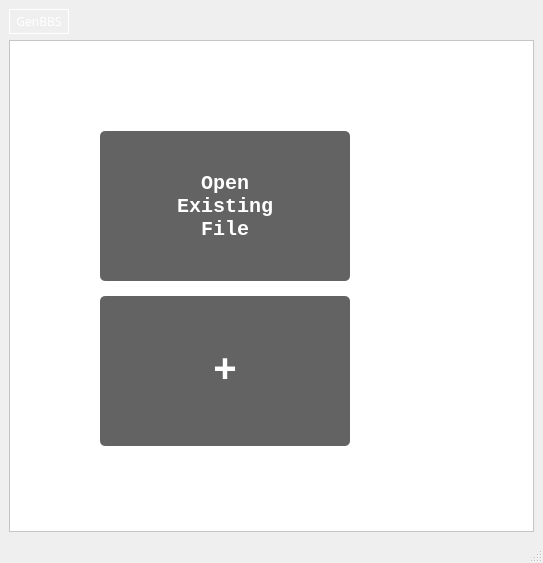
<?xml version="1.0" encoding="UTF-8"?>
<ui version="4.0">
 <class>MainWindow</class>
 <widget class="QMainWindow" name="MainWindow">
  <property name="geometry">
   <rect>
    <x>0</x>
    <y>0</y>
    <width>543</width>
    <height>563</height>
   </rect>
  </property>
  <property name="font">
   <font>
    <strikeout>false</strikeout>
   </font>
  </property>
  <property name="windowTitle">
   <string>MainWindow</string>
  </property>
  <widget class="QWidget" name="centralwidget">
   <property name="sizePolicy">
    <sizepolicy hsizetype="Minimum" vsizetype="Minimum">
     <horstretch>0</horstretch>
     <verstretch>0</verstretch>
    </sizepolicy>
   </property>
   <layout class="QVBoxLayout" name="verticalLayout_2">
    <item>
     <widget class="QLabel" name="logo">
      <property name="enabled">
       <bool>true</bool>
      </property>
      <property name="sizePolicy">
       <sizepolicy hsizetype="Fixed" vsizetype="Fixed">
        <horstretch>0</horstretch>
        <verstretch>0</verstretch>
       </sizepolicy>
      </property>
      <property name="minimumSize">
       <size>
        <width>0</width>
        <height>25</height>
       </size>
      </property>
      <property name="maximumSize">
       <size>
        <width>60</width>
        <height>30</height>
       </size>
      </property>
      <property name="palette">
       <palette>
        <active>
         <colorrole role="WindowText">
          <brush brushstyle="SolidPattern">
           <color alpha="255">
            <red>255</red>
            <green>255</green>
            <blue>255</blue>
           </color>
          </brush>
         </colorrole>
         <colorrole role="Button">
          <brush brushstyle="SolidPattern">
           <color alpha="255">
            <red>170</red>
            <green>0</green>
            <blue>0</blue>
           </color>
          </brush>
         </colorrole>
         <colorrole role="Light">
          <brush brushstyle="SolidPattern">
           <color alpha="255">
            <red>255</red>
            <green>0</green>
            <blue>0</blue>
           </color>
          </brush>
         </colorrole>
         <colorrole role="Midlight">
          <brush brushstyle="SolidPattern">
           <color alpha="255">
            <red>212</red>
            <green>0</green>
            <blue>0</blue>
           </color>
          </brush>
         </colorrole>
         <colorrole role="Dark">
          <brush brushstyle="SolidPattern">
           <color alpha="255">
            <red>85</red>
            <green>0</green>
            <blue>0</blue>
           </color>
          </brush>
         </colorrole>
         <colorrole role="Mid">
          <brush brushstyle="SolidPattern">
           <color alpha="255">
            <red>113</red>
            <green>0</green>
            <blue>0</blue>
           </color>
          </brush>
         </colorrole>
         <colorrole role="Text">
          <brush brushstyle="SolidPattern">
           <color alpha="255">
            <red>255</red>
            <green>255</green>
            <blue>255</blue>
           </color>
          </brush>
         </colorrole>
         <colorrole role="BrightText">
          <brush brushstyle="SolidPattern">
           <color alpha="255">
            <red>255</red>
            <green>255</green>
            <blue>255</blue>
           </color>
          </brush>
         </colorrole>
         <colorrole role="ButtonText">
          <brush brushstyle="SolidPattern">
           <color alpha="255">
            <red>255</red>
            <green>255</green>
            <blue>255</blue>
           </color>
          </brush>
         </colorrole>
         <colorrole role="Base">
          <brush brushstyle="SolidPattern">
           <color alpha="255">
            <red>255</red>
            <green>255</green>
            <blue>255</blue>
           </color>
          </brush>
         </colorrole>
         <colorrole role="Window">
          <brush brushstyle="SolidPattern">
           <color alpha="255">
            <red>170</red>
            <green>0</green>
            <blue>0</blue>
           </color>
          </brush>
         </colorrole>
         <colorrole role="Shadow">
          <brush brushstyle="SolidPattern">
           <color alpha="255">
            <red>0</red>
            <green>0</green>
            <blue>0</blue>
           </color>
          </brush>
         </colorrole>
         <colorrole role="AlternateBase">
          <brush brushstyle="SolidPattern">
           <color alpha="255">
            <red>212</red>
            <green>127</green>
            <blue>127</blue>
           </color>
          </brush>
         </colorrole>
         <colorrole role="ToolTipBase">
          <brush brushstyle="SolidPattern">
           <color alpha="255">
            <red>255</red>
            <green>255</green>
            <blue>220</blue>
           </color>
          </brush>
         </colorrole>
         <colorrole role="ToolTipText">
          <brush brushstyle="SolidPattern">
           <color alpha="255">
            <red>0</red>
            <green>0</green>
            <blue>0</blue>
           </color>
          </brush>
         </colorrole>
         <colorrole role="PlaceholderText">
          <brush brushstyle="SolidPattern">
           <color alpha="127">
            <red>0</red>
            <green>0</green>
            <blue>0</blue>
           </color>
          </brush>
         </colorrole>
         <colorrole role="Accent">
          <brush brushstyle="SolidPattern">
           <color alpha="255">
            <red>255</red>
            <green>255</green>
            <blue>255</blue>
           </color>
          </brush>
         </colorrole>
        </active>
        <inactive>
         <colorrole role="WindowText">
          <brush brushstyle="SolidPattern">
           <color alpha="255">
            <red>255</red>
            <green>255</green>
            <blue>255</blue>
           </color>
          </brush>
         </colorrole>
         <colorrole role="Button">
          <brush brushstyle="SolidPattern">
           <color alpha="255">
            <red>170</red>
            <green>0</green>
            <blue>0</blue>
           </color>
          </brush>
         </colorrole>
         <colorrole role="Light">
          <brush brushstyle="SolidPattern">
           <color alpha="255">
            <red>255</red>
            <green>0</green>
            <blue>0</blue>
           </color>
          </brush>
         </colorrole>
         <colorrole role="Midlight">
          <brush brushstyle="SolidPattern">
           <color alpha="255">
            <red>212</red>
            <green>0</green>
            <blue>0</blue>
           </color>
          </brush>
         </colorrole>
         <colorrole role="Dark">
          <brush brushstyle="SolidPattern">
           <color alpha="255">
            <red>85</red>
            <green>0</green>
            <blue>0</blue>
           </color>
          </brush>
         </colorrole>
         <colorrole role="Mid">
          <brush brushstyle="SolidPattern">
           <color alpha="255">
            <red>113</red>
            <green>0</green>
            <blue>0</blue>
           </color>
          </brush>
         </colorrole>
         <colorrole role="Text">
          <brush brushstyle="SolidPattern">
           <color alpha="255">
            <red>255</red>
            <green>255</green>
            <blue>255</blue>
           </color>
          </brush>
         </colorrole>
         <colorrole role="BrightText">
          <brush brushstyle="SolidPattern">
           <color alpha="255">
            <red>255</red>
            <green>255</green>
            <blue>255</blue>
           </color>
          </brush>
         </colorrole>
         <colorrole role="ButtonText">
          <brush brushstyle="SolidPattern">
           <color alpha="255">
            <red>255</red>
            <green>255</green>
            <blue>255</blue>
           </color>
          </brush>
         </colorrole>
         <colorrole role="Base">
          <brush brushstyle="SolidPattern">
           <color alpha="255">
            <red>255</red>
            <green>255</green>
            <blue>255</blue>
           </color>
          </brush>
         </colorrole>
         <colorrole role="Window">
          <brush brushstyle="SolidPattern">
           <color alpha="255">
            <red>170</red>
            <green>0</green>
            <blue>0</blue>
           </color>
          </brush>
         </colorrole>
         <colorrole role="Shadow">
          <brush brushstyle="SolidPattern">
           <color alpha="255">
            <red>0</red>
            <green>0</green>
            <blue>0</blue>
           </color>
          </brush>
         </colorrole>
         <colorrole role="AlternateBase">
          <brush brushstyle="SolidPattern">
           <color alpha="255">
            <red>212</red>
            <green>127</green>
            <blue>127</blue>
           </color>
          </brush>
         </colorrole>
         <colorrole role="ToolTipBase">
          <brush brushstyle="SolidPattern">
           <color alpha="255">
            <red>255</red>
            <green>255</green>
            <blue>220</blue>
           </color>
          </brush>
         </colorrole>
         <colorrole role="ToolTipText">
          <brush brushstyle="SolidPattern">
           <color alpha="255">
            <red>0</red>
            <green>0</green>
            <blue>0</blue>
           </color>
          </brush>
         </colorrole>
         <colorrole role="PlaceholderText">
          <brush brushstyle="SolidPattern">
           <color alpha="127">
            <red>0</red>
            <green>0</green>
            <blue>0</blue>
           </color>
          </brush>
         </colorrole>
         <colorrole role="Accent">
          <brush brushstyle="SolidPattern">
           <color alpha="255">
            <red>255</red>
            <green>255</green>
            <blue>255</blue>
           </color>
          </brush>
         </colorrole>
        </inactive>
        <disabled>
         <colorrole role="WindowText">
          <brush brushstyle="SolidPattern">
           <color alpha="255">
            <red>85</red>
            <green>0</green>
            <blue>0</blue>
           </color>
          </brush>
         </colorrole>
         <colorrole role="Button">
          <brush brushstyle="SolidPattern">
           <color alpha="255">
            <red>170</red>
            <green>0</green>
            <blue>0</blue>
           </color>
          </brush>
         </colorrole>
         <colorrole role="Light">
          <brush brushstyle="SolidPattern">
           <color alpha="255">
            <red>255</red>
            <green>0</green>
            <blue>0</blue>
           </color>
          </brush>
         </colorrole>
         <colorrole role="Midlight">
          <brush brushstyle="SolidPattern">
           <color alpha="255">
            <red>212</red>
            <green>0</green>
            <blue>0</blue>
           </color>
          </brush>
         </colorrole>
         <colorrole role="Dark">
          <brush brushstyle="SolidPattern">
           <color alpha="255">
            <red>85</red>
            <green>0</green>
            <blue>0</blue>
           </color>
          </brush>
         </colorrole>
         <colorrole role="Mid">
          <brush brushstyle="SolidPattern">
           <color alpha="255">
            <red>113</red>
            <green>0</green>
            <blue>0</blue>
           </color>
          </brush>
         </colorrole>
         <colorrole role="Text">
          <brush brushstyle="SolidPattern">
           <color alpha="255">
            <red>85</red>
            <green>0</green>
            <blue>0</blue>
           </color>
          </brush>
         </colorrole>
         <colorrole role="BrightText">
          <brush brushstyle="SolidPattern">
           <color alpha="255">
            <red>255</red>
            <green>255</green>
            <blue>255</blue>
           </color>
          </brush>
         </colorrole>
         <colorrole role="ButtonText">
          <brush brushstyle="SolidPattern">
           <color alpha="255">
            <red>85</red>
            <green>0</green>
            <blue>0</blue>
           </color>
          </brush>
         </colorrole>
         <colorrole role="Base">
          <brush brushstyle="SolidPattern">
           <color alpha="255">
            <red>170</red>
            <green>0</green>
            <blue>0</blue>
           </color>
          </brush>
         </colorrole>
         <colorrole role="Window">
          <brush brushstyle="SolidPattern">
           <color alpha="255">
            <red>170</red>
            <green>0</green>
            <blue>0</blue>
           </color>
          </brush>
         </colorrole>
         <colorrole role="Shadow">
          <brush brushstyle="SolidPattern">
           <color alpha="255">
            <red>0</red>
            <green>0</green>
            <blue>0</blue>
           </color>
          </brush>
         </colorrole>
         <colorrole role="AlternateBase">
          <brush brushstyle="SolidPattern">
           <color alpha="255">
            <red>170</red>
            <green>0</green>
            <blue>0</blue>
           </color>
          </brush>
         </colorrole>
         <colorrole role="ToolTipBase">
          <brush brushstyle="SolidPattern">
           <color alpha="255">
            <red>255</red>
            <green>255</green>
            <blue>220</blue>
           </color>
          </brush>
         </colorrole>
         <colorrole role="ToolTipText">
          <brush brushstyle="SolidPattern">
           <color alpha="255">
            <red>0</red>
            <green>0</green>
            <blue>0</blue>
           </color>
          </brush>
         </colorrole>
         <colorrole role="PlaceholderText">
          <brush brushstyle="SolidPattern">
           <color alpha="127">
            <red>85</red>
            <green>0</green>
            <blue>0</blue>
           </color>
          </brush>
         </colorrole>
         <colorrole role="Accent">
          <brush brushstyle="SolidPattern">
           <color alpha="255">
            <red>221</red>
            <green>0</green>
            <blue>0</blue>
           </color>
          </brush>
         </colorrole>
        </disabled>
       </palette>
      </property>
      <property name="font">
       <font>
        <family>Bernard MT</family>
        <underline>false</underline>
        <strikeout>false</strikeout>
        <stylestrategy>PreferDefault</stylestrategy>
        <kerning>true</kerning>
       </font>
      </property>
      <property name="autoFillBackground">
       <bool>true</bool>
      </property>
      <property name="styleSheet">
       <string notr="true">border: 1px solid white;
backgound-color: rgb(170, 0, 0);
box-shadow: 30px 3px 6px rgb(0, 0, 0, 3);</string>
      </property>
      <property name="frameShape">
       <enum>QFrame::Shape::HLine</enum>
      </property>
      <property name="text">
       <string>GenBBS</string>
      </property>
      <property name="textFormat">
       <enum>Qt::TextFormat::MarkdownText</enum>
      </property>
      <property name="alignment">
       <set>Qt::AlignmentFlag::AlignCenter</set>
      </property>
      <property name="margin">
       <number>0</number>
      </property>
      <property name="textInteractionFlags">
       <set>Qt::TextInteractionFlag::NoTextInteraction</set>
      </property>
     </widget>
    </item>
    <item>
     <widget class="QFrame" name="frame">
      <property name="autoFillBackground">
       <bool>false</bool>
      </property>
      <property name="styleSheet">
       <string notr="true">background-color: white;</string>
      </property>
      <property name="frameShape">
       <enum>QFrame::Shape::StyledPanel</enum>
      </property>
      <property name="frameShadow">
       <enum>QFrame::Shadow::Raised</enum>
      </property>
      <layout class="QVBoxLayout" name="verticalLayout">
       <property name="spacing">
        <number>15</number>
       </property>
       <property name="leftMargin">
        <number>90</number>
       </property>
       <property name="topMargin">
        <number>90</number>
       </property>
       <item>
        <widget class="QPushButton" name="crExistingFile">
         <property name="enabled">
          <bool>true</bool>
         </property>
         <property name="sizePolicy">
          <sizepolicy hsizetype="Maximum" vsizetype="Maximum">
           <horstretch>0</horstretch>
           <verstretch>0</verstretch>
          </sizepolicy>
         </property>
         <property name="minimumSize">
          <size>
           <width>250</width>
           <height>150</height>
          </size>
         </property>
         <property name="maximumSize">
          <size>
           <width>250</width>
           <height>250</height>
          </size>
         </property>
         <property name="baseSize">
          <size>
           <width>100</width>
           <height>100</height>
          </size>
         </property>
         <property name="font">
          <font>
           <family>Consolas</family>
           <pointsize>15</pointsize>
           <bold>true</bold>
           <strikeout>false</strikeout>
          </font>
         </property>
         <property name="autoFillBackground">
          <bool>false</bool>
         </property>
         <property name="styleSheet">
          <string notr="true">background-color : rgb(99, 99, 99);
border-radius: 5px;
color: white;</string>
         </property>
         <property name="text">
          <string>Open 
Existing 
File</string>
         </property>
         <property name="iconSize">
          <size>
           <width>20</width>
           <height>20</height>
          </size>
         </property>
        </widget>
       </item>
       <item>
        <widget class="QPushButton" name="crNewFile">
         <property name="sizePolicy">
          <sizepolicy hsizetype="Minimum" vsizetype="Preferred">
           <horstretch>0</horstretch>
           <verstretch>0</verstretch>
          </sizepolicy>
         </property>
         <property name="minimumSize">
          <size>
           <width>250</width>
           <height>150</height>
          </size>
         </property>
         <property name="maximumSize">
          <size>
           <width>250</width>
           <height>250</height>
          </size>
         </property>
         <property name="baseSize">
          <size>
           <width>100</width>
           <height>100</height>
          </size>
         </property>
         <property name="font">
          <font>
           <family>Consolas</family>
           <pointsize>30</pointsize>
           <bold>true</bold>
           <strikeout>false</strikeout>
          </font>
         </property>
         <property name="contextMenuPolicy">
          <enum>Qt::ContextMenuPolicy::ActionsContextMenu</enum>
         </property>
         <property name="layoutDirection">
          <enum>Qt::LayoutDirection::LeftToRight</enum>
         </property>
         <property name="autoFillBackground">
          <bool>false</bool>
         </property>
         <property name="styleSheet">
          <string notr="true">background-color : rgb(99, 99, 99);
border-radius: 5px;
color: white;</string>
         </property>
         <property name="text">
          <string>+</string>
         </property>
         <property name="checkable">
          <bool>true</bool>
         </property>
         <property name="autoDefault">
          <bool>false</bool>
         </property>
         <property name="default">
          <bool>false</bool>
         </property>
         <property name="flat">
          <bool>false</bool>
         </property>
        </widget>
       </item>
       <item>
        <spacer name="verticalSpacer_2">
         <property name="orientation">
          <enum>Qt::Orientation::Vertical</enum>
         </property>
         <property name="sizeType">
          <enum>QSizePolicy::Policy::Expanding</enum>
         </property>
         <property name="sizeHint" stdset="0">
          <size>
           <width>10</width>
           <height>40</height>
          </size>
         </property>
        </spacer>
       </item>
      </layout>
     </widget>
    </item>
   </layout>
  </widget>
  <widget class="QMenuBar" name="menubar">
   <property name="geometry">
    <rect>
     <x>0</x>
     <y>0</y>
     <width>543</width>
     <height>22</height>
    </rect>
   </property>
  </widget>
  <widget class="QStatusBar" name="statusbar"/>
 </widget>
 <resources/>
 <connections/>
</ui>
